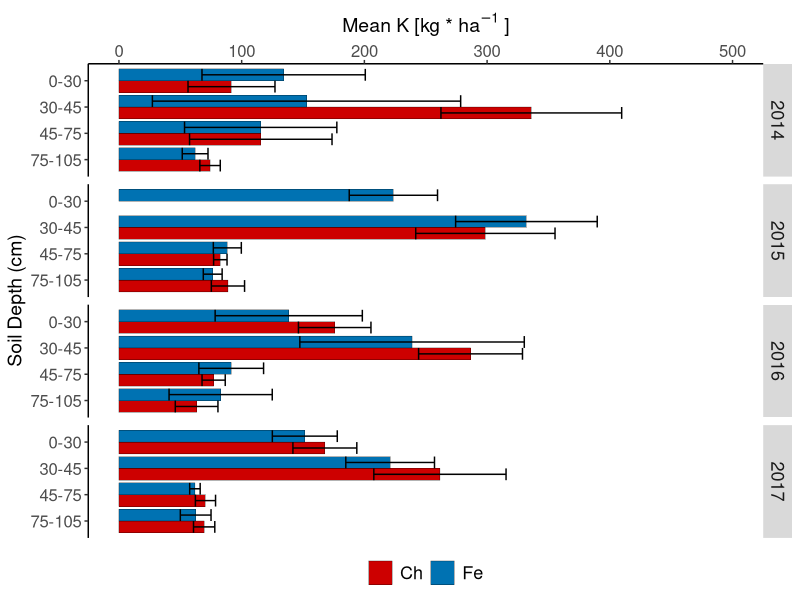
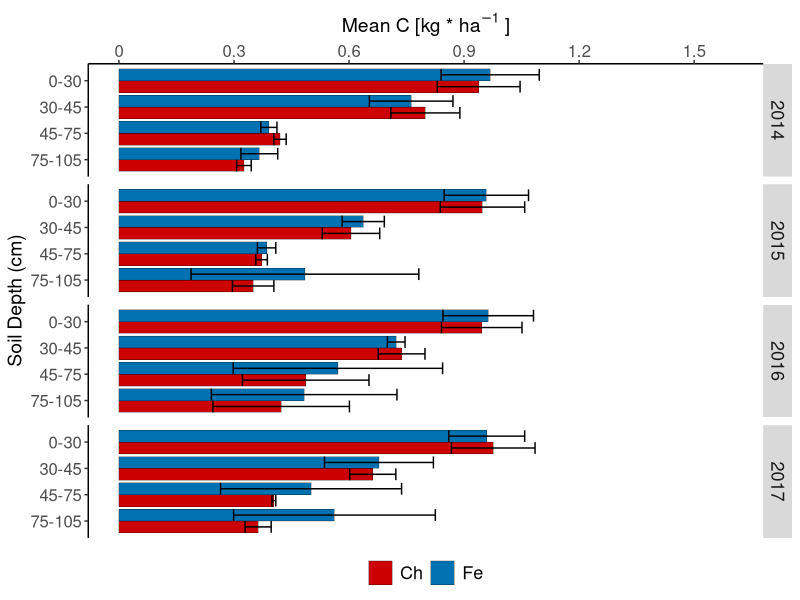
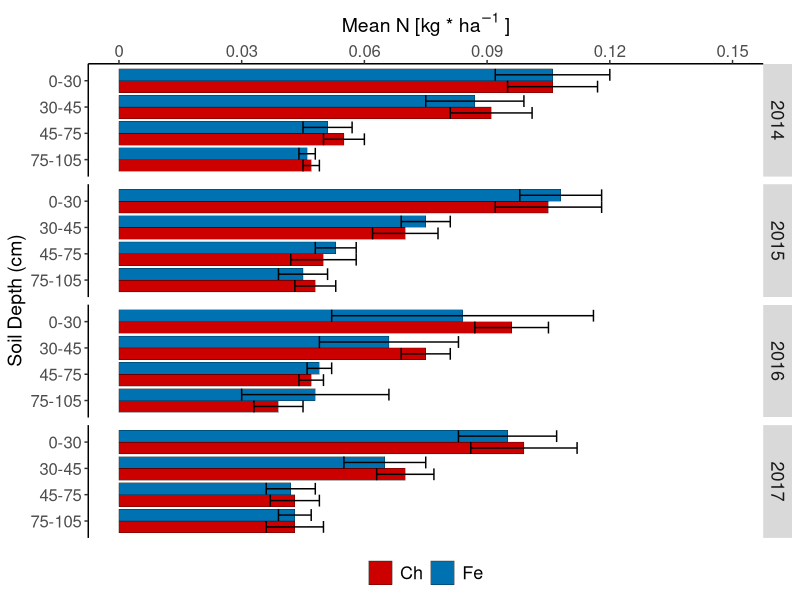
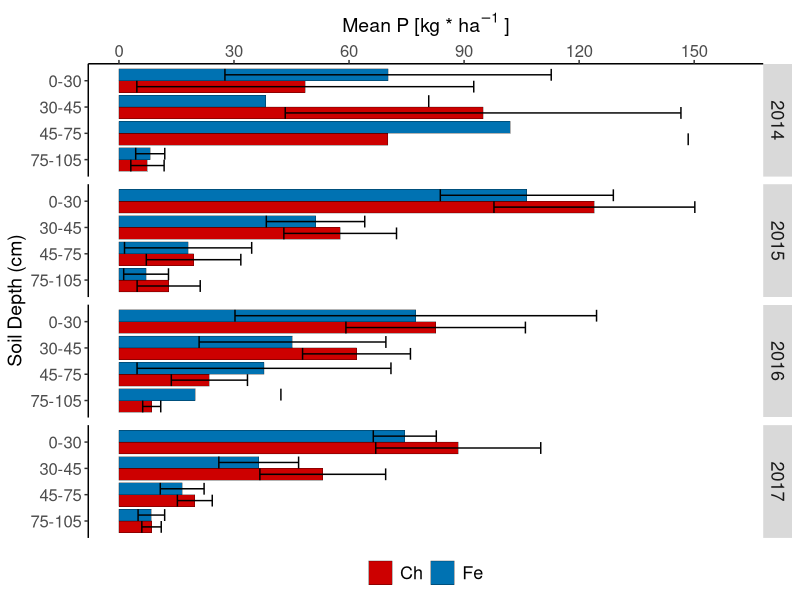

Generate these figures, in order, with R: (Note: this script raises an error after producing the figures.)
library(tidyverse)
library(readxl)
library(gridExtra)
library(ggpubr)

Thema_soil <- theme(panel.background = element_rect(fill = "white"),
                    axis.line = element_line())

#rohdaten soil
Rohdaten_soil <- read.csv2("soil data C.csv")

#facet_grid #####
#1. changing the data frame into something i can plot
Rohdaten_soil <- transform(Rohdaten_soil, date = as.factor(date), 
                           treatment = as.factor(treatment), 
                           plot = as.factor(plot), 
                           fieldrep = as.factor(fieldrep), 
                           depth = as.factor(depth), 
                           depth_class = as.factor(depth_class))

dp <- Rohdaten_soil %>%  group_by(date, fieldrep, treatment, depth_class) %>%
  summarize(mean_K = mean(K_mgkg, na.rm = TRUE), mean_C = mean(C_proz, na.rm = TRUE), 
            mean_N = mean(N_proz, na.rm = TRUE), mean_P = mean(P_mgkg, na.rm = TRUE))

q <- filter(dp, treatment == 5)
w <- filter(dp, treatment == 6)

dp <- bind_rows(q, w)

dp$mean_C[is.nan(as.numeric(dp$mean_C))] <- "Na"
dp$mean_N[is.nan(as.numeric(dp$mean_N))] <- "Na"

dp$mean_C<-as.numeric(dp$mean_C)
dp$mean_N<-as.numeric(dp$mean_N)
dp$fieldrep<-as.character(dp$fieldrep)
dp$treatment<-as.character(dp$treatment)

dp <- dp[complete.cases(dp[ , 6:7]),]

dv <- dp %>%  group_by(date, treatment, depth_class) %>% 
  summarize(Anzahl_Parzellen = length(mean_K), 
            mean_k = mean(mean_K, na.rm=TRUE), sd_k = sd(mean_K, na.rm=TRUE),
            mean_c = mean(mean_C, na.rm = TRUE), sd_c = sd(mean_C, na.rm=TRUE),
            mean_n = mean(mean_N, na.rm = TRUE), sd_n = sd(mean_N, na.rm=TRUE),
            mean_p = mean(mean_P, na.rm = TRUE), sd_p = sd(mean_P, na.rm=TRUE))

dv <- dv %>% mutate_at(vars(mean_k), funs(round(., 3)))
dv <- dv %>% mutate_at(vars(mean_n), funs(round(., 3)))
dv <- dv %>% mutate_at(vars(mean_c), funs(round(., 3)))
dv <- dv %>% mutate_at(vars(mean_p), funs(round(., 3)))
dv <- dv %>% mutate_at(vars(sd_k), funs(round(., 3)))
dv <- dv %>% mutate_at(vars(sd_n), funs(round(., 3)))
dv <- dv %>% mutate_at(vars(sd_c), funs(round(., 3)))
dv <- dv %>% mutate_at(vars(sd_p), funs(round(., 3)))

df1 <- gather(dv, "mean_k", "mean_c", "mean_n", "mean_p", key = "nutr", value = "mean_nutr")
df2 <- gather(dv, "sd_k", "sd_c", "sd_n", "sd_p", key = "nutr", value = "sd_nutr")

df1[5:8] <- NULL
df2[5:8] <- NULL

df <- cbind(df1, df2[!names(df2) %in% names(df1)])

df <- transform(df, date = as.character(date))

df$date[df$date == "1"] <- "2014"
df$date[df$date == "2"] <- "2015"
df$date[df$date == "3"] <- "2016"
df$date[df$date == "4"] <- "2017"

df$nutr[df$nutr == "mean_k"] <- "K"
df$nutr[df$nutr == "mean_c"] <- "C"
df$nutr[df$nutr == "mean_n"] <- "N"
df$nutr[df$nutr == "mean_p"] <- "P"

df$treatment<-as.character(df$treatment)
df$date<-as.character(df$date)
df$depth_class<-as.numeric(df$depth_class)

df_k <- filter(df, nutr == "K")
df_c <- filter(df, nutr == "C")
df_n <- filter(df, nutr == "N")
df_p <- filter(df, nutr == "P")

#2. ploting 
Farben_Varianten <- c("5" = "red3", "6" = "#0072B2")

w <- ggplot(df_k, aes(x = depth_class, y = mean_nutr, fill = treatment))+
  geom_bar(stat="identity", position="dodge", color="black", size=0.1)+
  ylab(bquote("Mean K [kg *" ~ha^-1 ~"]"))+
  xlab("Soil Depth (cm)")+
  Thema_soil +
  facet_grid(rows = vars(date))+
  geom_errorbar(aes(ymin = mean_nutr-sd_nutr, ymax = mean_nutr+sd_nutr), 
                position=position_dodge(width=0.9)) +  
  scale_x_reverse(breaks=c(1,2,3,4), labels=c("0-30", "30-45", "45-75", "75-105"))+
  scale_y_continuous(position = "right", breaks = c(0, 100, 200, 300, 400, 500),
                     labels = c("0", "100", "200", "300", "400", "500"),
                     limits=c(0,500))+
  coord_flip() +
  scale_color_manual(values = Farben_Varianten, aesthetics = "fill", labels=c("Ch", "Fe"))+
  theme(axis.text.x = element_text(size = 12),
        axis.ticks.x = element_line(size=0.5),
        legend.title = element_blank(),
        legend.position = "bottom",
        legend.text = element_text(size = 13),
        legend.spacing.x = unit(0.2, "cm"),
        axis.title.x = element_text(size = 14),
        strip.text.y = element_text(size = 13), 
        strip.text.x = element_text(size = 13),
        axis.title.y = element_text(size = 14),
        axis.text.y = element_text(size = 12),
        plot.title = element_text(size = 15, vjust = -115, hjust = 0.99))
w
  
x <- ggplot(df_c, aes(x = depth_class, y = mean_nutr, fill = treatment)) +
  geom_bar(stat="identity", position="dodge", color="black", size=0.1) +
  ylab(bquote("Mean C [kg *" ~ha^-1 ~"]")) +
  xlab("Soil Depth (cm)") +
  Thema_soil +
  facet_grid(rows = vars(date)) +
  geom_errorbar(aes(ymin = mean_nutr-sd_nutr, ymax = mean_nutr+sd_nutr), 
                position=position_dodge(width=0.9)) +  
  scale_x_reverse(breaks=c(1,2,3,4), labels=c("0-30", "30-45", "45-75", "75-105"))+
  scale_y_continuous(position = "right", breaks = c(0, 0.3, 0.6, 0.9, 1.2, 1.5),
                     labels = c("0", "0.3", "0.6", "0.9", "1.2", "1.5"),
                     limits=c(0,1.6)) +
  coord_flip() +
  scale_color_manual(values = Farben_Varianten, aesthetics = "fill", labels=c("Ch", "Fe"))+
  theme(axis.text.x = element_text(size = 12),
        axis.ticks.x = element_line(size=0.5),
        legend.title = element_blank(),
        legend.position = "bottom",
        legend.text = element_text(size = 13),
        legend.spacing.x = unit(0.2, "cm"),
        axis.title.x = element_text(size = 14),
        strip.text.y = element_text(size = 13), 
        strip.text.x = element_text(size = 13),
        axis.title.y = element_text(size = 14),
        axis.text.y = element_text(size = 12),
        plot.title = element_text(size = 15, vjust = -115, hjust = 0.99))
x

y <- ggplot(df_n, aes(x = depth_class, y = mean_nutr, fill = treatment))+
  geom_bar(stat="identity", position="dodge", color="black", size=0.1)+
  ylab(bquote("Mean N [kg *" ~ha^-1 ~"]"))+
  xlab("Soil Depth (cm)")+
  Thema_soil +
  facet_grid(rows = vars(date))+
  geom_errorbar(aes(ymin = mean_nutr-sd_nutr, ymax = mean_nutr+sd_nutr), 
                position=position_dodge(width=0.9)) +  
  scale_x_reverse(breaks=c(1,2,3,4), labels=c("0-30", "30-45", "45-75", "75-105"))+
  scale_y_continuous(position = "right", breaks = c(0, 0.03, 0.06, 0.09, 0.12, 0.15),
                     labels = c("0", "0.03", "0.06", "0.09", "0.12", "0.15"),
                     limits=c(0,0.15))+
  coord_flip() +
  scale_color_manual(values = Farben_Varianten, aesthetics = "fill", labels=c("Ch", "Fe"))+
  theme(axis.text.x = element_text(size = 12),
        axis.ticks.x = element_line(size=0.5),
        legend.title = element_blank(),
        legend.position = "bottom",
        legend.text = element_text(size = 13),
        legend.spacing.x = unit(0.2, "cm"),
        axis.title.x = element_text(size = 14),
        strip.text.y = element_text(size = 13), 
        strip.text.x = element_text(size = 13),
        axis.title.y = element_text(size = 14),
        axis.text.y = element_text(size = 12),
        plot.title = element_text(size = 15, vjust = -115, hjust = 0.99))
y

z <- ggplot(df_p, aes(x = depth_class, y = mean_nutr, fill = treatment))+
  geom_bar(stat="identity", position="dodge", color="black", size=0.1)+
  ylab(bquote("Mean P [kg *" ~ha^-1 ~"]"))+
  xlab("Soil Depth (cm)")+
  Thema_soil +
  facet_grid(rows = vars(date))+
  geom_errorbar(aes(ymin = mean_nutr-sd_nutr, ymax = mean_nutr+sd_nutr), 
                position=position_dodge(width=0.9)) +  
  scale_x_reverse(breaks=c(1,2,3,4), labels=c("0-30", "30-45", "45-75", "75-105"))+
  scale_y_continuous(position = "right", breaks = c(0, 30, 60, 90, 120, 150),
                     labels = c("0", "30", "60", "90", "120", "150"),
                     limits=c(0,160))+
  coord_flip() +
  scale_color_manual(values = Farben_Varianten, aesthetics = "fill", labels=c("Ch", "Fe"))+
  theme(axis.text.x = element_text(size = 12),
        axis.ticks.x = element_line(size=0.5),
        legend.title = element_blank(),
        legend.position = "bottom",
        legend.text = element_text(size = 13),
        legend.spacing.x = unit(0.2, "cm"),
        axis.title.x = element_text(size = 14),
        strip.text.y = element_text(size = 13), 
        strip.text.x = element_text(size = 13),
        axis.title.y = element_text(size = 14),
        axis.text.y = element_text(size = 12),
        plot.title = element_text(size = 15, vjust = -115, hjust = 0.99))
z

#plots with miriams code #####
#Thema
Thema_soil <- theme(panel.background = element_rect(fill = "white"),
                    axis.line = element_line())

#K
#Durchschnitt und Standardabweichung pro Parzelle und Tiefe und Sampling date
Durchschnitt_pro_Parzelle <- Rohdaten_soil %>%
  group_by(date, fieldrep, treatment, depth_class) %>%
  summarise(mean_Parameter = mean(K_mgkg, na.rm=TRUE), SD_Parameter = sd(K_mgkg, na.rm=TRUE))

Durchschnitt_pro_Parzelle$fieldrep<-as.character(Durchschnitt_pro_Parzelle$fieldrep)
Durchschnitt_pro_Parzelle$treatment<-as.character(Durchschnitt_pro_Parzelle$treatment)

#Durchschnitt und Standardabweichung Variante je Sampling date und Tiefe
Durchschnitt_Variante <- Durchschnitt_pro_Parzelle %>%
  group_by(date, treatment, depth_class) %>% 
  summarize(Anzahl_Parzellen=length(mean_Parameter),
            mean_Parameter_treat = mean(mean_Parameter, na.rm=TRUE), 
            SD_Parameter_treat = sd(mean_Parameter, na.rm=TRUE))

Durchschnitt_Variante$treatment<-as.character(Durchschnitt_Variante$treatment)

###
Farben_Varianten <- c("5"="steelblue4", "6"="steelblue2")

Durchschnitt_Variante_date <-
  Durchschnitt_Variante[Durchschnitt_Variante$date == 1,]

a <- ggplot(Durchschnitt_Variante_date [(  Durchschnitt_Variante_date$treatment == "5"|
                                      Durchschnitt_Variante_date$treatment == "6"),], 
       aes(x=depth_class,y=mean_Parameter_treat, fill=treatment))+
  geom_bar (stat="identity",position="dodge", color="black", size=0.1)+
  ylab(bquote("Mean K [kg *" ~ha^-1 ~"]"))+
  xlab("soil depth (cm)")+
  Thema_soil +
  scale_y_continuous(position = "right", breaks = c(0, 100, 200, 300, 400, 500),
                     labels = c("0", "100", "200", "300", "400", "500"),
                     limits=c(0,500))+
  geom_errorbar(aes(ymin=mean_Parameter_treat-SD_Parameter_treat,
                    ymax=mean_Parameter_treat+SD_Parameter_treat),position=position_dodge(width=0.9))+  
  scale_x_reverse(breaks=c(1,2,3,4), labels=c("0-30", "30-45", "45-75", "75-105"))+
  coord_flip()+
  ggtitle("(A)") +
  scale_color_manual(values = Farben_Varianten, aesthetics = "fill", labels=c("RS2", "WW2"))+
  theme(axis.text.x = element_text(size = 10),
        axis.ticks.x=element_line(size=0.5),
        legend.title=element_blank(),
        legend.position="none",
        legend.text = element_text(size = 12),
        legend.spacing.x = unit(0.2, 'cm'),
        axis.title.x = element_text(size = 12),
        axis.title.y = element_text(size = 12),
        axis.text.y = element_text(size = 10),
        plot.title = element_text(size = 15, vjust = -115, hjust = 0.99))
a

Durchschnitt_Variante_date <-
  Durchschnitt_Variante[Durchschnitt_Variante$date == 2,]

b <- ggplot(Durchschnitt_Variante_date [(  Durchschnitt_Variante_date$treatment == "5"|
                                             Durchschnitt_Variante_date$treatment == "6"),], 
            aes(x=depth_class,y=mean_Parameter_treat, fill=treatment))+
  geom_bar (stat="identity",position="dodge", color="black", size=0.1)+
  ylab(bquote("Mean K [kg *" ~ha^-1 ~"]"))+
  xlab("soil depth (cm)")+
  Thema_soil+
  scale_y_continuous(position = "right", breaks = c(0, 100, 200, 300, 400, 500),
                     labels = c("0", "100", "200", "300", "400", "500"),
                     limits=c(0,500))+
  geom_errorbar(aes(ymin=mean_Parameter_treat-SD_Parameter_treat,
                    ymax=mean_Parameter_treat+SD_Parameter_treat),position=position_dodge(width=0.9))+  
  scale_x_reverse(breaks=c(1,2,3,4), labels=c("0-30", "30-45", "45-75", "75-105"))+
  coord_flip()+
  ggtitle("(B)") +
  scale_color_manual(values = Farben_Varianten, aesthetics = "fill", labels=c("RS2", "WW2"))+
  theme(axis.text.x = element_text(size = 10),
        axis.ticks.x=element_line(size=0.5),
        legend.title=element_blank(),
        legend.position="none",
        legend.text = element_text(size = 12),
        legend.spacing.x = unit(0.2, 'cm'),
        axis.title.x = element_text(size = 12),
        axis.title.y = element_text(size = 12),
        axis.text.y = element_text(size = 10),
        plot.title = element_text(size = 15, vjust = -115, hjust = 0.99))
b

Durchschnitt_Variante_date <-
  Durchschnitt_Variante[Durchschnitt_Variante$date == 3,]

c <- ggplot(Durchschnitt_Variante_date [(  Durchschnitt_Variante_date$treatment == "5"|
                                             Durchschnitt_Variante_date$treatment == "6"),], 
            aes(x=depth_class,y=mean_Parameter_treat, fill=treatment))+
  geom_bar (stat="identity",position="dodge", color="black", size=0.1)+
  ylab(bquote("Mean K [kg *" ~ha^-1 ~"]"))+
  xlab("soil depth (cm)")+
  Thema_soil+
  scale_y_continuous(position = "right", breaks = c(0, 100, 200, 300, 400, 500),
                     labels = c("0", "100", "200", "300", "400", "500"),
                     limits=c(0,500))+
  geom_errorbar(aes(ymin=mean_Parameter_treat-SD_Parameter_treat,
                    ymax=mean_Parameter_treat+SD_Parameter_treat),position=position_dodge(width=0.9))+  
  scale_x_reverse(breaks=c(1,2,3,4), labels=c("0-30", "30-45", "45-75", "75-105"))+
  coord_flip()+
  ggtitle("(C)") +
  scale_color_manual(values = Farben_Varianten, aesthetics = "fill", labels=c("RS2", "WW2"))+
  theme(axis.text.x = element_text(size = 10),
        axis.ticks.x=element_line(size=0.5),
        legend.title=element_blank(),
        legend.position="none",
        legend.text = element_text(size = 12),
        legend.spacing.x = unit(0.2, 'cm'),
        axis.title.x = element_text(size = 12),
        axis.title.y = element_text(size = 12),
        axis.text.y = element_text(size = 10),
        plot.title = element_text(size = 15, vjust = -115, hjust = 0.99))
c

Durchschnitt_Variante_date <-
  Durchschnitt_Variante[Durchschnitt_Variante$date == 4,]

d <- ggplot(Durchschnitt_Variante_date [(  Durchschnitt_Variante_date$treatment == "5"|
                                             Durchschnitt_Variante_date$treatment == "6"),], 
            aes(x=depth_class,y=mean_Parameter_treat, fill=treatment))+
  geom_bar (stat="identity",position="dodge", color="black", size=0.1)+
  ylab(bquote("Mean K [kg *" ~ha^-1 ~"]"))+
  xlab("soil depth (cm)")+
  Thema_soil+
  scale_y_continuous(position = "right", breaks = c(0, 100, 200, 300, 400, 500),
                     labels = c("0", "100", "200", "300", "400", "500"),
                     limits=c(0,500))+
  geom_errorbar(aes(ymin=mean_Parameter_treat-SD_Parameter_treat,
                    ymax=mean_Parameter_treat+SD_Parameter_treat),position=position_dodge(width=0.9))+  
  scale_x_reverse(breaks=c(1,2,3,4), labels=c("0-30", "30-45", "45-75", "75-105"))+
  coord_flip()+
  ggtitle("(D)") +
  scale_color_manual(values = Farben_Varianten, aesthetics = "fill", labels=c("RS2", "WW2"))+
  theme(axis.text.x = element_text(size = 10),
        axis.ticks.x=element_line(size=0.5),
        legend.title=element_blank(),
        legend.position="none",
        legend.text = element_text(size = 12),
        legend.spacing.x = unit(0.2, 'cm'),
        axis.title.x = element_text(size = 12),
        axis.title.y = element_text(size = 12),
        axis.text.y = element_text(size = 10),
        plot.title = element_text(size = 15, vjust = -115, hjust = 0.99))
d

Durchschnitt_Variante_date <-
  Durchschnitt_Variante[Durchschnitt_Variante$date == 4,]

K <- ggarrange(a, b, c, d, ncol = 4, nrow = 1)
K

#C
#Durchschnitt und Standardabweichung pro Parzelle und Tiefe und Sampling date
Durchschnitt_pro_Parzelle <- Rohdaten_soil %>%
  group_by(date, fieldrep, treatment, depth_class) %>%
  summarise(mean_Parameter = mean(C_proz, na.rm=TRUE), SD_Parameter = sd(C_proz, na.rm=TRUE))

Durchschnitt_pro_Parzelle$fieldrep<-as.character(Durchschnitt_pro_Parzelle$fieldrep)
Durchschnitt_pro_Parzelle$treatment<-as.character(Durchschnitt_pro_Parzelle$treatment)

#Durchschnitt und Standardabweichung Variante je Sampling date und Tiefe
Durchschnitt_Variante <- Durchschnitt_pro_Parzelle %>%
  group_by(date, treatment, depth_class) %>% 
  summarize(Anzahl_Parzellen=length(mean_Parameter),mean_Parameter_treat=mean(mean_Parameter, na.rm=TRUE), SD_Parameter_treat=sd(mean_Parameter, na.rm=TRUE))

Durchschnitt_Variante$treatment<-as.character(Durchschnitt_Variante$treatment)

Farben_Varianten <- c("5"="steelblue4", "6"="steelblue2")

Durchschnitt_Variante_date <-
  Durchschnitt_Variante[Durchschnitt_Variante$date == 1,]

e <- ggplot(Durchschnitt_Variante_date [(  Durchschnitt_Variante_date$treatment == "5"|
                                             Durchschnitt_Variante_date$treatment == "6"),], 
            aes(x=depth_class,y=mean_Parameter_treat, fill=treatment))+
  geom_bar (stat="identity",position="dodge", color="black", size=0.1)+
  ylab(bquote("Mean C [kg *" ~ha^-1 ~"]"))+
  xlab("soil depth (cm)")+
  Thema_soil+
  scale_y_continuous(position = "right", breaks = c(0, 0.3, 0.6, 0.9, 1.2, 1.5),
                     labels = c("0", "0.3", "0.6", "0.9", "1.2", "1.5"),
                     limits=c(0,1.6))+
  geom_errorbar(aes(ymin=mean_Parameter_treat-SD_Parameter_treat,
                    ymax=mean_Parameter_treat+SD_Parameter_treat),position=position_dodge(width=0.9))+  
  scale_x_reverse(breaks=c(1,2,3,4), labels=c("0-30", "30-45", "45-75", "75-105"))+
  coord_flip()+
  ggtitle("(E)") +
  scale_color_manual(values = Farben_Varianten, aesthetics = "fill", labels=c("RS2", "WW2"))+
  theme(axis.text.x = element_text(size = 10),
        axis.ticks.x=element_line(size=0.5),
        legend.title=element_blank(),
        legend.position="none",
        legend.text = element_text(size = 12),
        legend.spacing.x = unit(0.2, 'cm'),
        axis.title.x = element_text(size = 12),
        axis.title.y = element_text(size = 12),
        axis.text.y = element_text(size = 10),
        plot.title = element_text(size = 15, vjust = -115, hjust = 0.99))
e

Durchschnitt_Variante_date <-
  Durchschnitt_Variante[Durchschnitt_Variante$date == 2,]

f <- ggplot(Durchschnitt_Variante_date [(  Durchschnitt_Variante_date$treatment == "5"|
                                             Durchschnitt_Variante_date$treatment == "6"),], 
            aes(x=depth_class,y=mean_Parameter_treat, fill=treatment))+
  geom_bar (stat="identity",position="dodge", color="black", size=0.1)+
  ylab(bquote("Mean C [kg *" ~ha^-1 ~"]"))+
  xlab("soil depth (cm)")+
  Thema_soil+
  scale_y_continuous(position = "right", breaks = c(0, 0.3, 0.6, 0.9, 1.2, 1.5),
                     labels = c("0", "0.3", "0.6", "0.9", "1.2", "1.5"),
                     limits=c(0,1.6))+
  geom_errorbar(aes(ymin=mean_Parameter_treat-SD_Parameter_treat,
                    ymax=mean_Parameter_treat+SD_Parameter_treat),position=position_dodge(width=0.9))+  
  scale_x_reverse(breaks=c(1,2,3,4), labels=c("0-30", "30-45", "45-75", "75-105"))+
  coord_flip()+
  ggtitle("(F)") +
  scale_color_manual(values = Farben_Varianten, aesthetics = "fill", labels=c("RS2", "WW2"))+
  theme(axis.text.x = element_text(size = 10),
        axis.ticks.x=element_line(size=0.5),
        legend.title=element_blank(),
        legend.position="none",
        legend.text = element_text(size = 12),
        legend.spacing.x = unit(0.2, 'cm'),
        axis.title.x = element_text(size = 12),
        axis.title.y = element_text(size = 12),
        axis.text.y = element_text(size = 10),
        plot.title = element_text(size = 15, vjust = -115, hjust = 0.99))
f

Durchschnitt_Variante_date <-
  Durchschnitt_Variante[Durchschnitt_Variante$date == 3,]

g <- ggplot(Durchschnitt_Variante_date [(  Durchschnitt_Variante_date$treatment == "5"|
                                             Durchschnitt_Variante_date$treatment == "6"),], 
            aes(x=depth_class,y=mean_Parameter_treat, fill=treatment))+
  geom_bar (stat="identity",position="dodge", color="black", size=0.1)+
  ylab(bquote("Mean C [kg *" ~ha^-1 ~"]"))+
  xlab("soil depth (cm)")+
  Thema_soil+
  scale_y_continuous(position = "right", breaks = c(0, 0.3, 0.6, 0.9, 1.2, 1.5),
                     labels = c("0", "0.3", "0.6", "0.9", "1.2", "1.5"),
                     limits=c(0,1.6))+
  geom_errorbar(aes(ymin=mean_Parameter_treat-SD_Parameter_treat,
                    ymax=mean_Parameter_treat+SD_Parameter_treat),position=position_dodge(width=0.9))+  
  scale_x_reverse(breaks=c(1,2,3,4), labels=c("0-30", "30-45", "45-75", "75-105"))+
  coord_flip()+
  ggtitle("(G)") +
  scale_color_manual(values = Farben_Varianten, aesthetics = "fill", labels=c("RS2", "WW2"))+
  theme(axis.text.x = element_text(size = 10),
        axis.ticks.x=element_line(size=0.5),
        legend.title=element_blank(),
        legend.position="none",
        legend.text = element_text(size = 12),
        legend.spacing.x = unit(0.2, 'cm'),
        axis.title.x = element_text(size = 12),
        axis.title.y = element_text(size = 12),
        axis.text.y = element_text(size = 10),
        plot.title = element_text(size = 15, vjust = -115, hjust = 0.99))
g

Durchschnitt_Variante_date <-
  Durchschnitt_Variante[Durchschnitt_Variante$date == 4,]

h <- ggplot(Durchschnitt_Variante_date [(  Durchschnitt_Variante_date$treatment == "5"|
                                             Durchschnitt_Variante_date$treatment == "6"),], 
            aes(x=depth_class,y=mean_Parameter_treat, fill=treatment))+
  geom_bar (stat="identity",position="dodge", color="black", size=0.1)+
  ylab(bquote("Mean C [kg *" ~ha^-1 ~"]"))+
  xlab("soil depth (cm)")+
  Thema_soil+
  scale_y_continuous(position = "right", breaks = c(0, 0.3, 0.6, 0.9, 1.2, 1.5),
                     labels = c("0", "0.3", "0.6", "0.9", "1.2", "1.5"),
                     limits=c(0,1.6))+
  geom_errorbar(aes(ymin=mean_Parameter_treat-SD_Parameter_treat,
                    ymax=mean_Parameter_treat+SD_Parameter_treat),position=position_dodge(width=0.9))+  
  scale_x_reverse(breaks=c(1,2,3,4), labels=c("0-30", "30-45", "45-75", "75-105"))+
  coord_flip()+
  ggtitle("(H)") +
  scale_color_manual(values = Farben_Varianten, aesthetics = "fill", labels=c("RS2", "WW2"))+
  theme(axis.text.x = element_text(size = 10),
        axis.ticks.x=element_line(size=0.5),
        legend.title=element_blank(),
        legend.position="none",
        legend.text = element_text(size = 12),
        legend.spacing.x = unit(0.2, 'cm'),
        axis.title.x = element_text(size = 12),
        axis.title.y = element_text(size = 12),
        axis.text.y = element_text(size = 10),
        plot.title = element_text(size = 15, vjust = -115, hjust = 0.99))
h

C <- ggarrange(e, f, g, h, ncol = 4, nrow = 1)
C

#N
#Durchschnitt und Standardabweichung pro Parzelle und Tiefe und Sampling date
Durchschnitt_pro_Parzelle <- Rohdaten_soil %>%
  group_by(date, fieldrep, treatment, depth_class) %>%
  summarise(mean_Parameter = mean(N_proz, na.rm=TRUE), SD_Parameter = sd(N_proz, na.rm=TRUE))

Durchschnitt_pro_Parzelle$fieldrep<-as.character(Durchschnitt_pro_Parzelle$fieldrep)
Durchschnitt_pro_Parzelle$treatment<-as.character(Durchschnitt_pro_Parzelle$treatment)

#Durchschnitt und Standardabweichung Variante je Sampling date und Tiefe
Durchschnitt_Variante <- Durchschnitt_pro_Parzelle %>%
  group_by(date, treatment, depth_class) %>% 
  summarize(Anzahl_Parzellen=length(mean_Parameter),mean_Parameter_treat=mean(mean_Parameter, na.rm=TRUE), SD_Parameter_treat=sd(mean_Parameter, na.rm=TRUE))

Durchschnitt_Variante$treatment<-as.character(Durchschnitt_Variante$treatment)

Farben_Varianten <- c("5"="steelblue4", "6"="steelblue2")

Durchschnitt_Variante_date <-
  Durchschnitt_Variante[Durchschnitt_Variante$date == 1,]

i <- ggplot(Durchschnitt_Variante_date [(  Durchschnitt_Variante_date$treatment == "5"|
                                             Durchschnitt_Variante_date$treatment == "6"),], 
            aes(x=depth_class,y=mean_Parameter_treat, fill=treatment))+
  geom_bar (stat="identity",position="dodge", color="black", size=0.1)+
  ylab(bquote("Mean N [kg *" ~ha^-1 ~"]"))+
  xlab("soil depth (cm)")+
  Thema_soil+
  scale_y_continuous(position = "right", breaks = c(0, 0.03, 0.06, 0.09, 0.12, 0.15),
                     labels = c("0", "0.03", "0.06", "0.09", "0.12", "0.15"),
                     limits=c(0,0.15))+
  geom_errorbar(aes(ymin=mean_Parameter_treat-SD_Parameter_treat,
                    ymax=mean_Parameter_treat+SD_Parameter_treat),position=position_dodge(width=0.9))+  
  scale_x_reverse(breaks=c(1,2,3,4), labels=c("0-30", "30-45", "45-75", "75-105"))+
  coord_flip()+
  ggtitle("(I)") +
  scale_color_manual(values = Farben_Varianten, aesthetics = "fill", labels=c("RS2", "WW2"))+
  theme(axis.text.x = element_text(size = 10),
        axis.ticks.x=element_line(size=0.5),
        legend.title=element_blank(),
        legend.position="none",
        legend.text = element_text(size = 12),
        legend.spacing.x = unit(0.2, 'cm'),
        axis.title.x = element_text(size = 12),
        axis.title.y = element_text(size = 12),
        axis.text.y = element_text(size = 10),
        plot.title = element_text(size = 15, vjust = -115, hjust = 0.99))
i

Durchschnitt_Variante_date <-
  Durchschnitt_Variante[Durchschnitt_Variante$date == 2,]

j <- ggplot(Durchschnitt_Variante_date [(  Durchschnitt_Variante_date$treatment == "5"|
                                             Durchschnitt_Variante_date$treatment == "6"),], 
            aes(x=depth_class,y=mean_Parameter_treat, fill=treatment))+
  geom_bar (stat="identity",position="dodge", color="black", size=0.1)+
  ylab(bquote("Mean N [kg *" ~ha^-1 ~"]"))+
  xlab("soil depth (cm)")+
  Thema_soil+
  scale_y_continuous(position = "right", breaks = c(0, 0.03, 0.06, 0.09, 0.12, 0.15),
                     labels = c("0", "0.03", "0.06", "0.09", "0.12", "0.15"),
                     limits=c(0,0.15))+
  geom_errorbar(aes(ymin=mean_Parameter_treat-SD_Parameter_treat,
                    ymax=mean_Parameter_treat+SD_Parameter_treat),position=position_dodge(width=0.9))+  
  scale_x_reverse(breaks=c(1,2,3,4), labels=c("0-30", "30-45", "45-75", "75-105"))+
  coord_flip()+
  ggtitle("(J)") +
  scale_color_manual(values = Farben_Varianten, aesthetics = "fill", labels=c("RS2", "WW2"))+
  theme(axis.text.x = element_text(size = 10),
        axis.ticks.x=element_line(size=0.5),
        legend.title=element_blank(),
        legend.position="none",
        legend.text = element_text(size = 12),
        legend.spacing.x = unit(0.2, 'cm'),
        axis.title.x = element_text(size = 12),
        axis.title.y = element_text(size = 12),
        axis.text.y = element_text(size = 10),
        plot.title = element_text(size = 15, vjust = -115, hjust = 0.99))
j

Durchschnitt_Variante_date <-
  Durchschnitt_Variante[Durchschnitt_Variante$date == 3,]

k <- ggplot(Durchschnitt_Variante_date [(  Durchschnitt_Variante_date$treatment == "5"|
                                             Durchschnitt_Variante_date$treatment == "6"),], 
            aes(x=depth_class,y=mean_Parameter_treat, fill=treatment))+
  geom_bar (stat="identity",position="dodge", color="black", size=0.1)+
  ylab(bquote("Mean N [kg *" ~ha^-1 ~"]"))+
  xlab("soil depth (cm)")+
  Thema_soil+
  scale_y_continuous(position = "right", breaks = c(0, 0.03, 0.06, 0.09, 0.12, 0.15),
                     labels = c("0", "0.03", "0.06", "0.09", "0.12", "0.15"),
                     limits=c(0,0.15))+
  geom_errorbar(aes(ymin=mean_Parameter_treat-SD_Parameter_treat,
                    ymax=mean_Parameter_treat+SD_Parameter_treat),position=position_dodge(width=0.9))+  
  scale_x_reverse(breaks=c(1,2,3,4), labels=c("0-30", "30-45", "45-75", "75-105"))+
  coord_flip()+
  ggtitle("(K)") +
  scale_color_manual(values = Farben_Varianten, aesthetics = "fill", labels=c("RS2", "WW2"))+
  theme(axis.text.x = element_text(size = 10),
        axis.ticks.x=element_line(size=0.5),
        legend.title=element_blank(),
        legend.position="none",
        legend.text = element_text(size = 12),
        legend.spacing.x = unit(0.2, 'cm'),
        axis.title.x = element_text(size = 12),
        axis.title.y = element_text(size = 12),
        axis.text.y = element_text(size = 10),
        plot.title = element_text(size = 15, vjust = -115, hjust = 0.99))
k

Durchschnitt_Variante_date <-
  Durchschnitt_Variante[Durchschnitt_Variante$date == 4,]

l <- ggplot(Durchschnitt_Variante_date [(  Durchschnitt_Variante_date$treatment == "5"|
                                             Durchschnitt_Variante_date$treatment == "6"),], 
            aes(x=depth_class,y=mean_Parameter_treat, fill=treatment))+
  geom_bar (stat="identity",position="dodge", color="black", size=0.1)+
  ylab(bquote("Mean N [kg *" ~ha^-1 ~"]"))+
  xlab("soil depth (cm)")+
  Thema_soil+
  scale_y_continuous(position = "right", breaks = c(0, 0.03, 0.06, 0.09, 0.12, 0.15),
                     labels = c("0", "0.03", "0.06", "0.09", "0.12", "0.15"),
                     limits=c(0,0.15))+
  geom_errorbar(aes(ymin=mean_Parameter_treat-SD_Parameter_treat,
                    ymax=mean_Parameter_treat+SD_Parameter_treat),position=position_dodge(width=0.9))+  
  scale_x_reverse(breaks=c(1,2,3,4), labels=c("0-30", "30-45", "45-75", "75-105"))+
  coord_flip()+
  ggtitle("(L)") +
  scale_color_manual(values = Farben_Varianten, aesthetics = "fill", labels=c("RS2", "WW2"))+
  theme(axis.text.x = element_text(size = 10),
        axis.ticks.x=element_line(size=0.5),
        legend.title=element_blank(),
        legend.position="none",
        legend.text = element_text(size = 12),
        legend.spacing.x = unit(0.2, 'cm'),
        axis.title.x = element_text(size = 12),
        axis.title.y = element_text(size = 12),
        axis.text.y = element_text(size = 10),
        plot.title = element_text(size = 15, vjust = -115, hjust = 0.99))
l

N <- ggarrange(i, j, k, l, ncol = 4, nrow = 1)
N


#P
#Durchschnitt und Standardabweichung pro Parzelle und Tiefe und Sampling date
Durchschnitt_pro_Parzelle <- Rohdaten_soil %>%
  group_by(date, fieldrep, treatment, depth_class) %>%
  summarise(mean_Parameter = mean(P_mgkg, na.rm=TRUE), SD_Parameter = sd(P_mgkg, na.rm=TRUE))

Durchschnitt_pro_Parzelle$fieldrep<-as.character(Durchschnitt_pro_Parzelle$fieldrep)
Durchschnitt_pro_Parzelle$treatment<-as.character(Durchschnitt_pro_Parzelle$treatment)

#Durchschnitt und Standardabweichung Variante je Sampling date und Tiefe
Durchschnitt_Variante <- Durchschnitt_pro_Parzelle %>%
  group_by(date, treatment, depth_class) %>% 
  summarize(Anzahl_Parzellen=length(mean_Parameter),mean_Parameter_treat=mean(mean_Parameter, na.rm=TRUE), SD_Parameter_treat=sd(mean_Parameter, na.rm=TRUE))

Durchschnitt_Variante$treatment<-as.character(Durchschnitt_Variante$treatment)

Farben_Varianten <- c("5"="steelblue4", "6"="steelblue2")

Durchschnitt_Variante_date <-
  Durchschnitt_Variante[Durchschnitt_Variante$date == 1,]

m <- ggplot(Durchschnitt_Variante_date [(  Durchschnitt_Variante_date$treatment == "5"|
                                             Durchschnitt_Variante_date$treatment == "6"),], 
            aes(x=depth_class,y=mean_Parameter_treat, fill=treatment))+
  geom_bar (stat="identity",position="dodge", color="black", size=0.1)+
  ylab(bquote("Mean P [kg *" ~ha^-1 ~"]"))+
  xlab("soil depth (cm)")+
  Thema_soil+
  scale_y_continuous(position = "right", breaks = c(0, 30, 60, 90, 120, 150),
                     labels = c("0", "30", "60", "90", "120", "150"),
                     limits=c(0,160))+
  geom_errorbar(aes(ymin=mean_Parameter_treat-SD_Parameter_treat,
                    ymax=mean_Parameter_treat+SD_Parameter_treat),position=position_dodge(width=0.9))+  
  scale_x_reverse(breaks=c(1,2,3,4), labels=c("0-30", "30-45", "45-75", "75-105"))+
  coord_flip()+
  ggtitle("(M)") +
  scale_color_manual(values = Farben_Varianten, aesthetics = "fill", labels=c("RS2", "WW2"))+
  theme(axis.text.x = element_text(size = 10),
        axis.ticks.x=element_line(size=0.5),
        legend.title=element_blank(),
        legend.position="none",
        legend.text = element_text(size = 12),
        legend.spacing.x = unit(0.2, 'cm'),
        axis.title.x = element_text(size = 12),
        axis.title.y = element_text(size = 12),
        axis.text.y = element_text(size = 10),
        plot.title = element_text(size = 15, vjust = -115, hjust = 0.99))
m

Durchschnitt_Variante_date <-
  Durchschnitt_Variante[Durchschnitt_Variante$date == 2,]

n <- ggplot(Durchschnitt_Variante_date [(  Durchschnitt_Variante_date$treatment == "5"|
                                             Durchschnitt_Variante_date$treatment == "6"),], 
            aes(x=depth_class,y=mean_Parameter_treat, fill=treatment))+
  geom_bar (stat="identity",position="dodge", color="black", size=0.1)+
  ylab(bquote("Mean P [kg *" ~ha^-1 ~"]"))+
  xlab("soil depth (cm)")+
  Thema_soil+
  scale_y_continuous(position = "right", breaks = c(0, 30, 60, 90, 120, 150),
                     labels = c("0", "30", "60", "90", "120", "150"),
                     limits=c(0,160))+
  geom_errorbar(aes(ymin=mean_Parameter_treat-SD_Parameter_treat,
                    ymax=mean_Parameter_treat+SD_Parameter_treat),position=position_dodge(width=0.9))+  
  scale_x_reverse(breaks=c(1,2,3,4), labels=c("0-30", "30-45", "45-75", "75-105"))+
  coord_flip()+
  ggtitle("(N)") +
  scale_color_manual(values = Farben_Varianten, aesthetics = "fill", labels=c("RS2", "WW2"))+
  theme(axis.text.x = element_text(size = 10),
        axis.ticks.x=element_line(size=0.5),
        legend.title=element_blank(),
        legend.position="none",
        legend.text = element_text(size = 12),
        legend.spacing.x = unit(0.2, 'cm'),
        axis.title.x = element_text(size = 12),
        axis.title.y = element_text(size = 12),
        axis.text.y = element_text(size = 10),
        plot.title = element_text(size = 15, vjust = -115, hjust = 0.99))
n

Durchschnitt_Variante_date <-
  Durchschnitt_Variante[Durchschnitt_Variante$date == 3,]

o <- ggplot(Durchschnitt_Variante_date [(  Durchschnitt_Variante_date$treatment == "5"|
                                             Durchschnitt_Variante_date$treatment == "6"),], 
            aes(x=depth_class,y=mean_Parameter_treat, fill=treatment))+
  geom_bar (stat="identity",position="dodge", color="black", size=0.1)+
  ylab(bquote("Mean P [kg *" ~ha^-1 ~"]"))+
  xlab("soil depth (cm)")+
  Thema_soil+
  scale_y_continuous(position = "right", breaks = c(0, 30, 60, 90, 120, 150),
                     labels = c("0", "30", "60", "90", "120", "150"),
                     limits=c(0,160))+
  geom_errorbar(aes(ymin=mean_Parameter_treat-SD_Parameter_treat,
                    ymax=mean_Parameter_treat+SD_Parameter_treat),position=position_dodge(width=0.9))+  
  scale_x_reverse(breaks=c(1,2,3,4), labels=c("0-30", "30-45", "45-75", "75-105"))+
  coord_flip()+
  ggtitle("(O)") +
  scale_color_manual(values = Farben_Varianten, aesthetics = "fill", labels=c("RS2", "WW2"))+
  theme(axis.text.x = element_text(size = 10),
        axis.ticks.x=element_line(size=0.5),
        legend.title=element_blank(),
        legend.position="none",
        legend.text = element_text(size = 12),
        legend.spacing.x = unit(0.2, 'cm'),
        axis.title.x = element_text(size = 12),
        axis.title.y = element_text(size = 12),
        axis.text.y = element_text(size = 10),
        plot.title = element_text(size = 15, vjust = -115, hjust = 0.99))
o

Durchschnitt_Variante_date <-
  Durchschnitt_Variante[Durchschnitt_Variante$date == 4,]

p <- ggplot(Durchschnitt_Variante_date [(  Durchschnitt_Variante_date$treatment == "5"|
                                             Durchschnitt_Variante_date$treatment == "6"),], 
            aes(x=depth_class,y=mean_Parameter_treat, fill=treatment))+
  geom_bar (stat="identity",position="dodge", color="black", size=0.1)+
  ylab(bquote("Mean P [kg *" ~ha^-1 ~"]"))+
  xlab("soil depth (cm)")+
  Thema_soil+
  scale_y_continuous(position = "right", breaks = c(0, 30, 60, 90, 120, 150),
                     labels = c("0", "30", "60", "90", "120", "150"),
                     limits=c(0,160))+
  geom_errorbar(aes(ymin=mean_Parameter_treat-SD_Parameter_treat,
                    ymax=mean_Parameter_treat+SD_Parameter_treat),position=position_dodge(width=0.9))+  
  scale_x_reverse(breaks=c(1,2,3,4), labels=c("0-30", "30-45", "45-75", "75-105"))+
  coord_flip()+
  ggtitle("(P)") +
  scale_color_manual(values = Farben_Varianten, aesthetics = "fill", labels=c("RS2", "WW2"))+
  theme(axis.text.x = element_text(size = 10),
        axis.ticks.x=element_line(size=0.5),
        legend.title=element_blank(),
        legend.position="none",
        legend.text = element_text(size = 12),
        legend.spacing.x = unit(0.2, 'cm'),
        axis.title.x = element_text(size = 12),
        axis.title.y = element_text(size = 12),
        axis.text.y = element_text(size = 10),
        plot.title = element_text(size = 15, vjust = -115, hjust = 0.99))
p

P <- ggarrange(m, n, o, p, ncol = 4, nrow = 1)
P

ggarrange(C, P, N, K, ncol = 1, nrow = 4, common.legend = TRUE, legend = "bottom")
